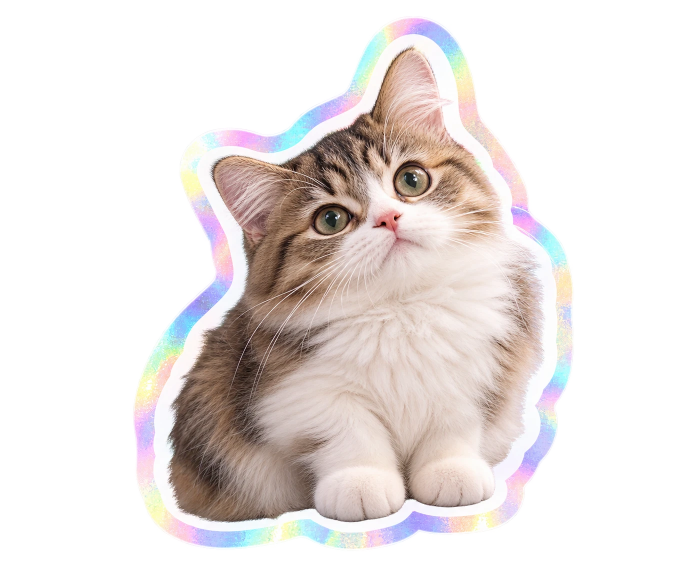
#> input picture assets-src/cat-original.png, 1374 x 1145 px (shown at 1/2 size)
$ python art-export.py ../assets-src/cat-original.png ../assets-src/cat-original.png
#> lines starting #> are read from the running program, lines starting #| are printed output that depends on the picture; after the words box and inside, x2 and y2 are one past the last pixel; in counts of white or black regions, pixels touching at a corner belong together
#> further down, image is the input picture: PIL image 1374x1145 RGBA; mean R, G, B, A 91.5, 84.6, 82.7, 108.6
#!/usr/bin/env python3
"""Stage 1 export: alpha coverage, neutral contact shadows, RGB PNG budgeting.

Dependencies for art production only: Pillow, numpy, scipy.
Originals live in ignored assets-src/art/. No runtime code imports this module.
"""
from pathlib import Path
import argparse
import json
import numpy as np
from PIL import Image, ImageFilter, ImageCms
from scipy import ndimage

ROOT = Path(__file__).resolve().parents[1]
ICC = ImageCms.ImageCmsProfile(ImageCms.createProfile('sRGB')).tobytes()

def clean_alpha(image, translucent=False):
#> called with translucent = False
    data = np.array(image.convert('RGBA'))
    old = data[:, :, 3].astype(float)
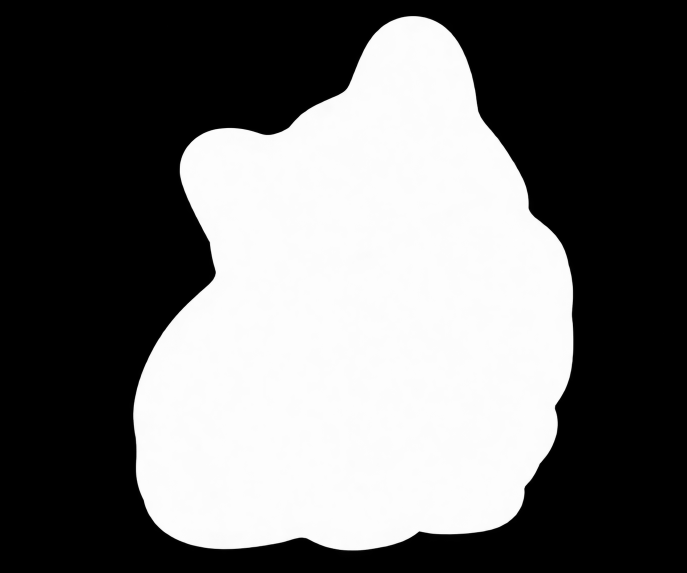
#> old: shape (1145, 1374) float64 (shown at 1/2 size); min 0, max 255, mean 108.6
    solid = old >= 128
#> solid: shape (1145, 1374) bool; 43% white; 1 white region, box (x1, y1, x2, y2) and area: (267, 32, 1147, 1101) 676494
    labels, count = ndimage.label(solid)
#> count = 1
    sizes = np.bincount(labels.ravel())
#> sizes = [896736, 676494]
    keep = sizes >= 12
#> keep = [True, True]
    keep[0] = False
    solid = keep[labels]
    inside = ndimage.distance_transform_edt(solid)
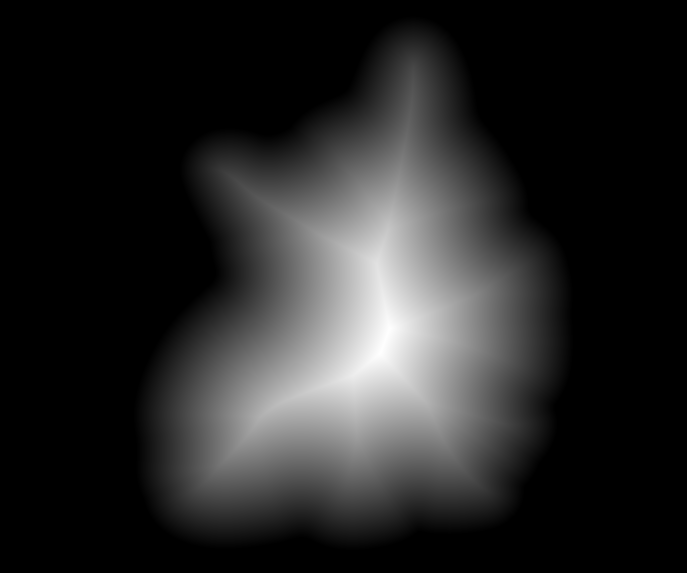
#> inside: shape (1145, 1374) float64 (shown at 1/2 size); min 0, max 365.1, mean 55.8; drawn with min black and max white
    outside, nearest = ndimage.distance_transform_edt(~solid, return_indices=True)
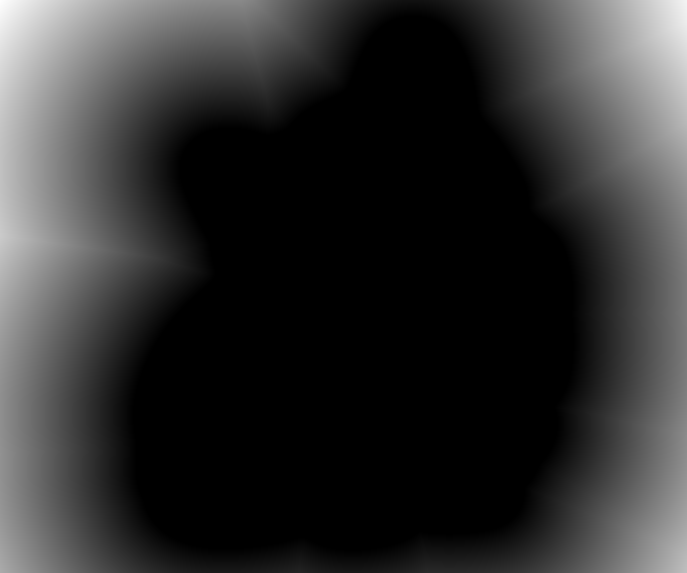
#> outside: shape (1145, 1374) float64 (shown at 1/2 size); min 0, max 475.3, mean 89.2; drawn with min black and max white
    if translucent:
        alpha = np.where(solid, np.minimum(old, 160), np.where(outside <= 1.2, old, 0))
    else:
        alpha = np.where(solid, np.where((old >= 230) | (inside > 1.5), 255, old * 255 / 253),
                         np.where(outside <= 1.2, np.minimum(old, 127), 0))
    alpha = np.clip(np.rint(alpha), 0, 255).astype(np.uint8)
    edge = (alpha > 0) & ~solid
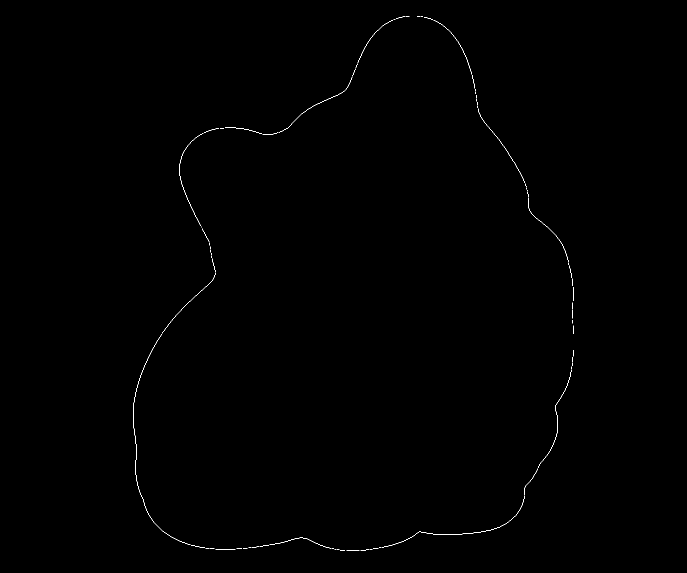
#> edge: shape (1145, 1374) bool (shown at 1/2 size); 0.18% white in thin lines or dots, all inside (x1, y1, x2, y2) = (266, 32, 1147, 1102)
    rgb = data[:, :, :3]
    rgb[edge] = rgb[nearest[0][edge], nearest[1][edge]]
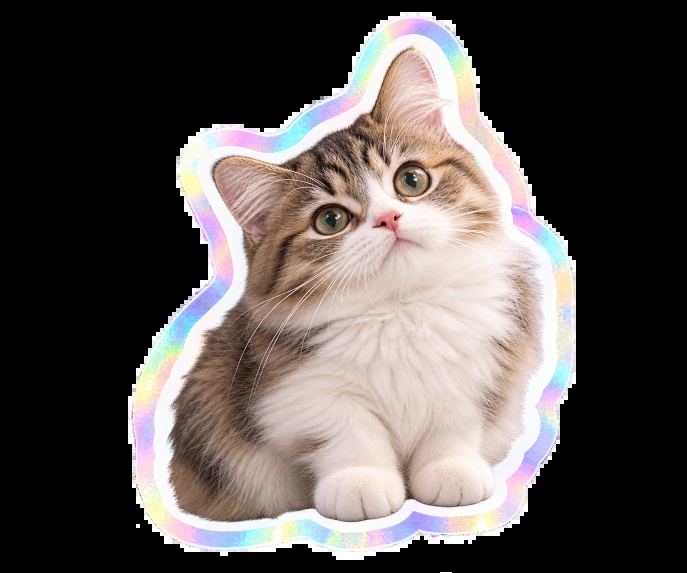
#> rgb: shape (1145, 1374, 3) (shown at 1/2 size); mean R, G, B 91.5, 84.7, 82.7
    data[:, :, 3] = alpha
    data[alpha == 0, :3] = 0
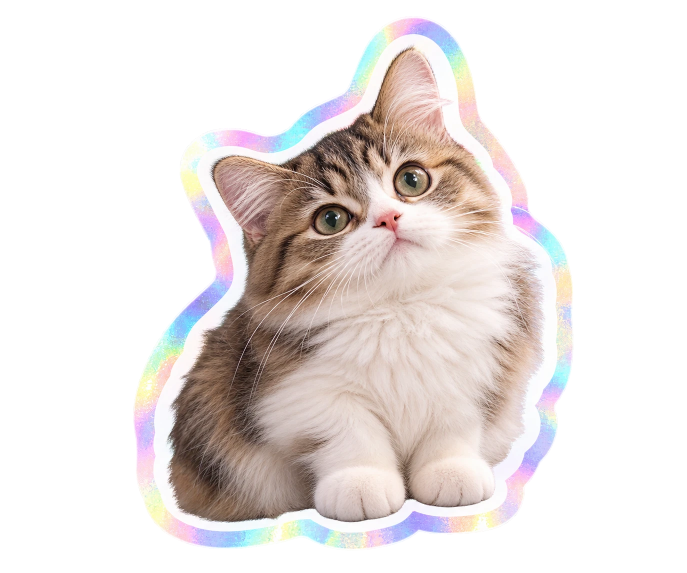
#> data: shape (1145, 1374, 4) (shown at 1/2 size); mean R, G, B, A 86.8, 80, 77.9, 109.7; transparent parts drawn white
    return Image.fromarray(data), solid

def with_shadow(body, solid, shadow=True):
#> called with shadow = True
    if not shadow:
        return body
    distance = ndimage.distance_transform_edt(~solid)
    moved = ndimage.shift(solid.astype(float), (2, 2), order=0, mode='constant', cval=0)
#> moved: shape (1145, 1374) float64; values 0 (black) and 1 (white), 43% white; 1 white region, box (x1, y1, x2, y2) and area: (269, 34, 1149, 1103) 676494
    soft = ndimage.gaussian_filter(moved, 1.15, truncate=2)
    shadow_alpha = np.where((distance <= 6) & ~solid, np.minimum(soft * 30, 30), 0)
    shade = np.zeros((*solid.shape, 4), dtype=np.uint8)
    shade[:, :, :3] = 43  # neutral grey, no kraft/brown pigment
    shade[:, :, 3] = np.rint(shadow_alpha).astype(np.uint8)
    return Image.alpha_composite(Image.fromarray(shade), body)

def fit(image, size, margin=.10, tight=False):
    a = np.asarray(image.convert('RGBA'))[:, :, 3]
    ys, xs = np.where(a >= 128)
    if not len(xs):
        raise ValueError('Empty image')
    image = image.crop((max(0, xs.min()-2), max(0, ys.min()-2), min(image.width, xs.max()+3), min(image.height, ys.max()+3)))
    if tight:
        image.thumbnail((1008, 1008), Image.Resampling.LANCZOS)
        # thumbnail does not upscale; these review samples must have long edge 1024.
        k = 1008 / max(image.size)
        image = image.resize((round(image.width*k), round(image.height*k)), Image.Resampling.LANCZOS)
        canvas = Image.new('RGBA', (image.width+16, image.height+16))
        canvas.paste(image, (8, 8))
        return canvas
    w, h = size
    k = min(w*(1-2*margin)/image.width, h*(1-2*margin)/image.height)
    image = image.resize((round(image.width*k), round(image.height*k)), Image.Resampling.LANCZOS)
    canvas = Image.new('RGBA', size)
    canvas.paste(image, ((w-image.width)//2, (h-image.height)//2))
    return canvas

def png_budget(image, target, limit=600000):
#> called with limit = 600000
    target = Path(target)
    target.parent.mkdir(parents=True, exist_ok=True)
    image = image.convert('RGBA')
    alpha = image.getchannel('A')
#> alpha: PIL image 1374x1145 L
    original = np.array(image)
    neutral_shadow = (original[:, :, 3] > 0) & (original[:, :, 3] <= 30) & np.all(original[:, :, :3] == 43, axis=2)
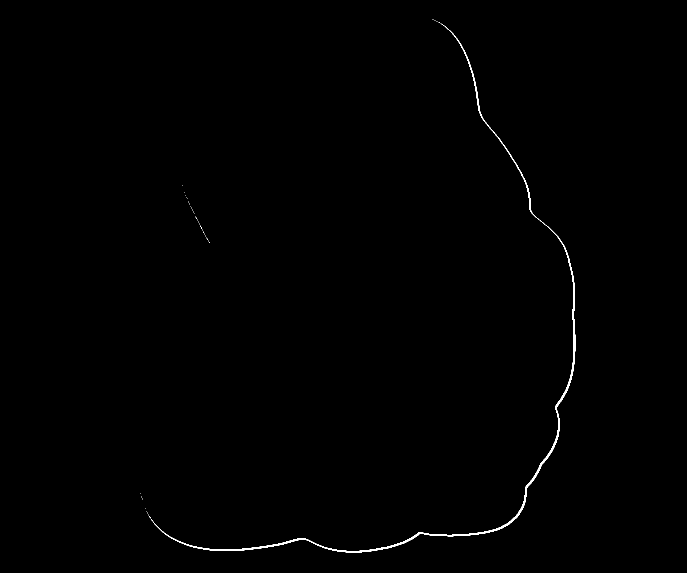
#> neutral_shadow: shape (1145, 1374) bool (shown at 1/2 size); 0.36% white; 56 white regions (55 under 20 px), largest, box (x1, y1, x2, y2) and area: (302, 47, 1151, 1105) 5545
    # Quantize RGB only. Alpha stays 8-bit; deliver truecolour RGBA (PNG colour type 6).
    for colours in (None, 256, 192, 128, 96, 64, 48, 32, 24, 16):
        out = image.copy()
        if colours:
            rgb = image.convert('RGB').filter(ImageFilter.GaussianBlur(.35))
            rgb = rgb.quantize(colors=colours, method=Image.Quantize.MEDIANCUT, dither=Image.Dither.NONE).convert('RGB')
            out = rgb.convert('RGBA')
            out.putalpha(alpha)
        data = np.array(out)
        data[neutral_shadow, :3] = 43
        data[data[:, :, 3] == 0, :3] = 0
        out = Image.fromarray(data)
        out.save(target, optimize=True, compress_level=9, icc_profile=ICC)
        if target.stat().st_size <= limit:
            return {'bytes': target.stat().st_size, 'rgbPalette': colours, 'width': out.width, 'height': out.height}
    # Very detailed generated fibres can exceed the budget at Retina dimensions.
    # Smooth their RGB texture rather than lowering resolution or alpha precision.
    for radius in (.8, 1.2, 2.0):
        rgb = image.convert('RGB').filter(ImageFilter.GaussianBlur(radius))
        for colours in (96, 64, 32, 16):
            out = rgb.quantize(colors=colours, method=Image.Quantize.MEDIANCUT, dither=Image.Dither.NONE).convert('RGBA')
            out.putalpha(alpha)
            data = np.array(out)
            data[neutral_shadow, :3] = 43
            data[data[:, :, 3] == 0, :3] = 0
            Image.fromarray(data).save(target, optimize=True, compress_level=9, icc_profile=ICC)
            if target.stat().st_size <= limit:
                return {'bytes': target.stat().st_size, 'rgbPalette': colours, 'textureBlur': radius, 'width': out.width, 'height': out.height}
    raise ValueError(f'PNG exceeds {limit} bytes: {target}')

def export(image, path, shadow=True, translucent=False):
    body, solid = clean_alpha(image, translucent)
    output = with_shadow(body, solid, shadow)
    return png_budget(output, ROOT / path)

if __name__ == '__main__':
    p = argparse.ArgumentParser()
    p.add_argument('source')
    p.add_argument('target')
    p.add_argument('--size', nargs=2, type=int)
    p.add_argument('--tight', action='store_true')
    p.add_argument('--no-shadow', action='store_true')
    p.add_argument('--translucent', action='store_true')
    args = p.parse_args()
    image = Image.open(args.source).convert('RGBA')
    if args.size or args.tight:
        image = fit(image, tuple(args.size or (1024, 1024)), tight=args.tight)
#> (the run stopped early here; a loop or call above may not have finished)
